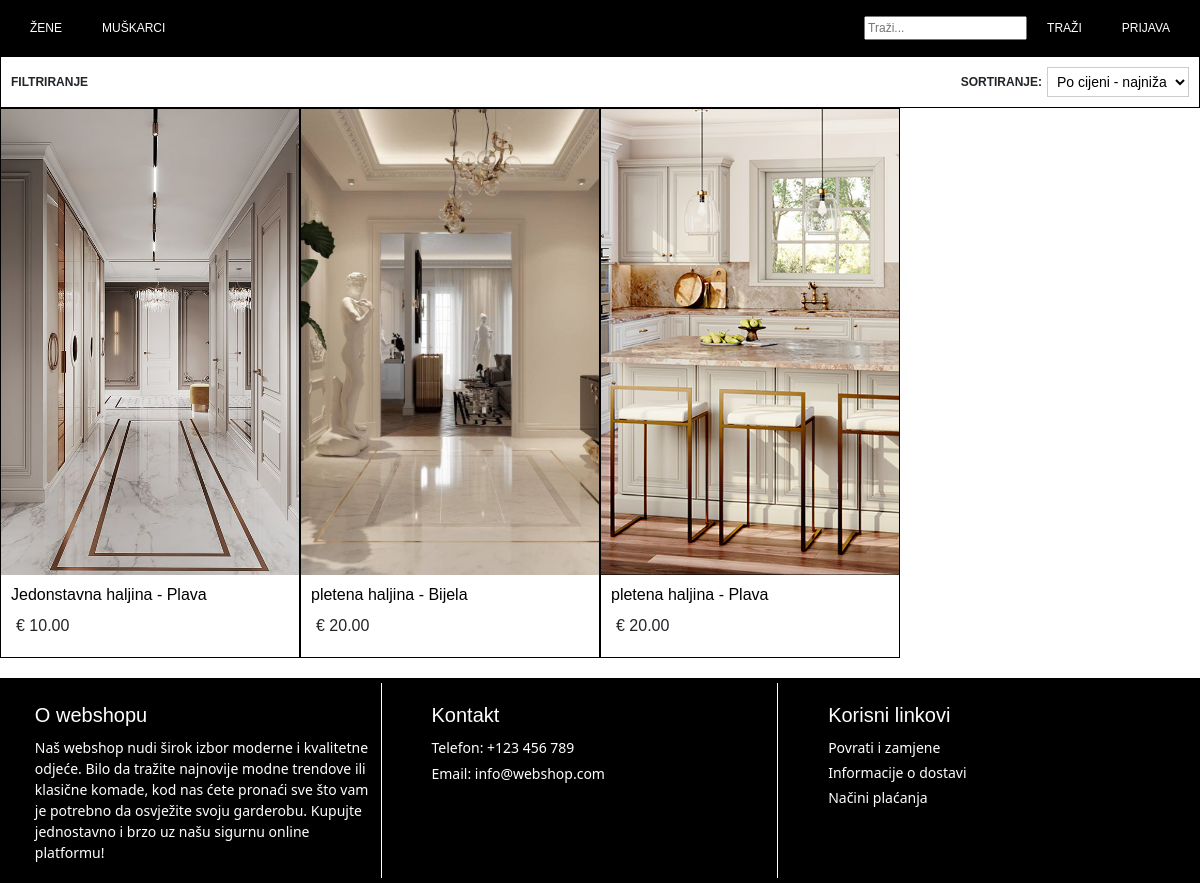
/webshop/zene/haljine/, run on the app's committed database.
### webshop/models.py (models this page shows, shortened)
class ProductVariation(models.Model):
    product = models.ForeignKey(Product, on_delete=models.CASCADE, related_name='variations')
    main_image = models.ImageField(upload_to='products/', blank=True, null=True)
    color = models.ForeignKey(Color, on_delete=models.CASCADE)
    sizes = models.ManyToManyField(Size, through='ProductVariationSize')

class Product(models.Model):
    category = models.ForeignKey(Category, on_delete=models.CASCADE)
    subcategory = models.ForeignKey(SubCategory, on_delete=models.CASCADE)
    name = models.CharField(max_length=255)
    slug = models.SlugField(unique=False, blank=True, null=True)
    price = models.DecimalField(max_digits=10, decimal_places=2)
    details = models.TextField()
    composition = models.TextField()
    origin = models.CharField(max_length=255)
    care_instructions = models.TextField()
    created_at = models.DateTimeField(default=timezone.now)
    reference_number = models.CharField(max_length=10, unique=True, default=generate_order_number, editable=False)

class Color(models.Model):
    name = models.CharField(max_length=100)

### webshop/views.py (the view)
# urls.py: path('<slug:category_name>/<slug:subcategory_name>/', views.articles_display_view, name='articles_display'),
def articles_display_view(request, category_name, subcategory_name):
    sort = request.GET.get('sort', 'price_asc')
    selected_colors = [color for color in request.GET.getlist('color') if color.isdigit()]
    selected_sizes = [size for size in request.GET.getlist('size') if size.isdigit()]
    category = get_object_or_404(Category, slug=category_name)
    subcategory = get_object_or_404(SubCategory, slug=subcategory_name, category=category)
    products = Product.objects.filter(subcategory=subcategory)
    product_variations = ProductVariation.objects.filter(product__in=products)
    if selected_colors:
        product_variations = product_variations.filter(color__id__in=selected_colors)
    if selected_sizes:
        product_variation_sizes = ProductVariationSize.objects.filter(
            size__id__in=selected_sizes,
            is_available=True
        ).values_list('product_variation_id', flat=True)
        product_variations = product_variations.filter(id__in=product_variation_sizes)
    if sort == 'newest':
        product_variations = product_variations.order_by('-product__created_at')
    elif sort == 'oldest':
        product_variations = product_variations.order_by('product__created_at')
    elif sort == 'price_asc':
        product_variations = product_variations.order_by('product__price')
    elif sort == 'price_desc':
        product_variations = product_variations.order_by('-product__price')
    filtered_products = Product.objects.filter(variations__in=product_variations).distinct()
    context = {
        'category_name': category_name,
        'subcategory_name': subcategory_name,
        'products': filtered_products,
        'filtered_product_variations': product_variations.distinct(),
        'colors': Color.objects.all(),
        'sizes': Size.objects.all(),
        'selected_colors': selected_colors,
        'selected_sizes': selected_sizes,
        'sort': sort,
    }
    return render(request, 'webshop/articles_display.html', context)

### webshop/templates/webshop/articles_display.html (shortened to what this page needs)
{% extends 'webshop/base.html' %}
{% load static %}
{% block extra_css %}
<link rel="stylesheet" href="{% static 'webshop/css/articles_display.css' %}">
{% endblock %}
{% block content %}
<div class="filter-sorting-container">
    <div class="filter-dropdown">
        <h4>FILTRIRANJE</h4>
    </div>
    <div class="sorting">
        <h4>SORTIRANJE:</h4>
        <form method="GET" action="{% url 'webshop:articles_display' category_name subcategory_name %}">
            <select name="sort" onchange="this.form.submit()">
                <option value="price_asc" {% if sort == 'price_asc' %}selected{% endif %}>Po cijeni - najniža</option>
            </select>
        </form>
    </div>
</div>
<div class="articles-container">
    {% if filtered_product_variations %}
        {% for variation in filtered_product_variations %}
            <div class="article">
                <div class="article-image-wrapper">
                    <a href="{% url 'webshop:articles_details' category_name subcategory_name variation.product.slug variation.color.name %}">
                        <img src="{{ variation.main_image.url }}" alt="{{ variation.product.name }}" class="main-image">
                    </a>
                </div>
                <div class="article-info">
                    <a href="{% url 'webshop:articles_details' category_name subcategory_name variation.product.slug variation.color.name %}">
                        <h2>{{ variation.product.name }} - {{ variation.color.name }}</h2>
                    </a>
                    <p class="price">€ {{ variation.product.price }}</p>
                </div>
            </div>
        {% endfor %}
    {% endif %}
</div>
{% endblock %}

### webshop/static/webshop/css/base.css (style rules this page uses)
body { font-family: Arial, sans-serif; margin: 0; padding: 0; height: 100%; background-color: white; display: flex; flex-direction: column; min-height: 100vh; }

### webshop/static/webshop/css/articles_display.css (style rules this page uses)
.filter-sorting-container { display: flex; justify-content: space-between; align-items: center; padding: 10px; background-color: white; border: 1px solid black; z-index: 1000; }
.filter-sorting-container h4 { font-size: 12px; font-weight: bold; margin: 0; }
.filter-dropdown { position: relative; display: inline-block; }
.filter-sorting-container select { font-size: 14px; padding: 5px; border: 1px solid #ccc; background-color: #fff; cursor: pointer; }
.filter-sorting-container option { font-size: 14px; padding: 5px; }
.sorting { display: flex; align-items: center; text-align: center; gap: 5px; }
.articles-container { display: flex; flex-wrap: wrap; margin-bottom: 20px; }
.article { width: 25%; height: 550px; border: 1px solid black; }
.article-image-wrapper { position: relative; height: 85%; overflow: hidden; }
.article-image-wrapper a img { position: relative; height: 100%; overflow: hidden; }
.main-image { width: 100%; object-fit: cover; }
.article-info h2 { padding: 10px; margin: 0; font-size: 16px; color: black; }
.article-info a { text-decoration: none; }
.article-info p { font-size: 16; margin-left: 15px; }

### data on the page
ProductVariation: main_image (picture), product.name "Jedonstavna haljina", color.name "Plava", product.price "10.00"
ProductVariation: main_image (picture), product.name "pletena haljina", color.name "Bijela", product.price "20.00"
ProductVariation: main_image (picture), product.name "pletena haljina", color.name "Plava", product.price "20.00"
